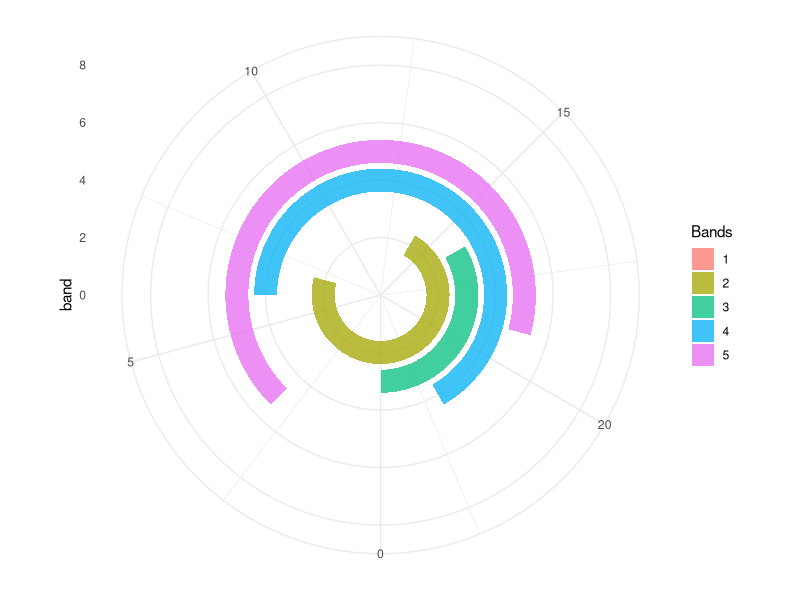
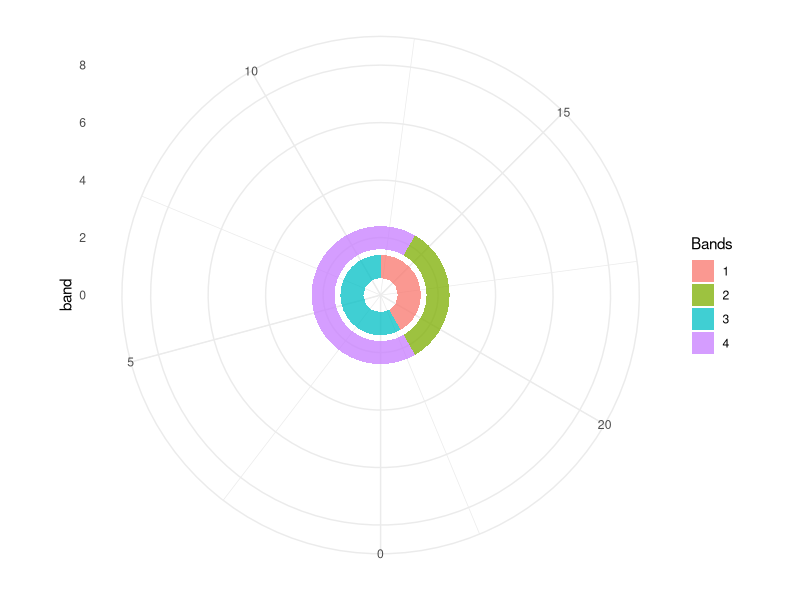

These figures' R source, in order:
setwd('~/Desktop/Real Life/Coding Projects/TimeZones/')
library(tidyverse)

wrap = data.frame(start = c(5, 18, 9, 16),
                  end = c(3, 6, 13, 12),
                  band = 1:4)

wrap_about = function(times){
  # Takes times split over 24/0 hour boundary and makes them into two rows.
  for (i in 1:nrow(times)){
    if (times$start[i] > times$end[i]){
      new_row1 = c(times$start[i], 24, times[i,3:length(times)])
      new_row2 = c(0, times$end[i], times[i,3:length(times)])
      if (typeof(new_row1) == 'list'){
        new_row1 = as.numeric(unlist(new_row1))
        new_row2 = as.numeric(unlist(new_row2))
      }
      times = rbind(times, new_row1, new_row2)
    }
  }
  times = times %>% filter(start <= end) %>% arrange(band, -start)
  return(times)
}

wrap2 = wrap_about(wrap)


# just a test to generate random ranges and plot those.
breakme = data.frame(start = sample(0:24, 5, replace=T),
                     end = sample(0:24, 5, replace=T),
                     band = 1:5)
breakme2 = wrap_about(breakme)

ggplot(data = breakme2, aes(x = band, fill = factor(band))) +
  geom_rect(aes(xmin = 0+band-.4, xmax = 0+band+.4, ymin = start, ymax=end), alpha = .75) +
  lims(x = c(0,8), y = c(0,24)) +
  coord_polar(theta = 'y', start = pi) +
  scale_fill_discrete(name = 'Bands') +
  theme_minimal()



# working on plotting the rings i'll be actually plotting.
actual_set = data.frame(start = c(12, 14),
                        end = c(22, 22),
                        # color = c('orange', 'green'),
                        color = c(1,2),
                        band = c(1,2))

actual_set = actual_set %>%
  rbind(actual_set %>%
        rename(end = start, start = end) %>%
        # mutate(color = c('blue', 'red')))
        mutate(color = c(3, 4)))

actual_set2 = wrap_about(actual_set)

# haven't been able to customize colors yet, but i'm  getting there.
actual_set2 = actual_set2 %>%
              # mutate(color = as.factor(color)) %>%
              mutate(recode(color, 'orange' = 1,
                                   'green' = 2,
                                   'blue' = 3,
                                   'red' = 4))

# color = c('orange', 'green', 'blue', 'red'))
str(actual_set2)

ggplot(data = actual_set2, aes(x = band, fill = factor(color))) +
  geom_rect(aes(xmin = band-.4, xmax = band+.4, ymin = start, ymax=end), alpha = .75) +
  lims(x = c(0,8), y = c(0,24)) +
  coord_polar(theta = 'y', start = pi) +
  scale_fill_discrete(name = 'Bands') +
  theme_minimal()
